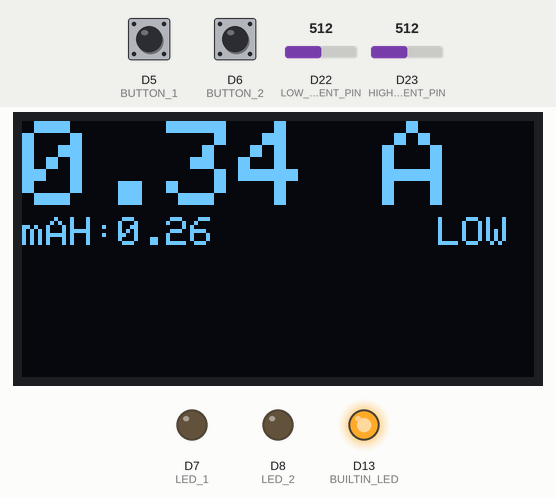
A sketch run on a simulated Arduino Zero (SAMD21). Parts: 128×64 one-colour display, output pins drawn as LEDs (lit = HIGH). Dashed ring = blinking. The test bench sets the inputs (shaded band); at power-on: D5 (BUTTON_1) HIGH, D6 (BUTTON_2) HIGH, D22 (LOW_CURRENT_PIN) = 512, D23 (HIGH_CURRENT_PIN) = 512 (analog values on the 0–1023 scale). Storage starts empty; what the sketch prints to the serial monitor is not drawn.

Above: at 2.8 s.
2.9 s: D5 (BUTTON_1) pulled LOW for 3.2 s
At 3.2 s:
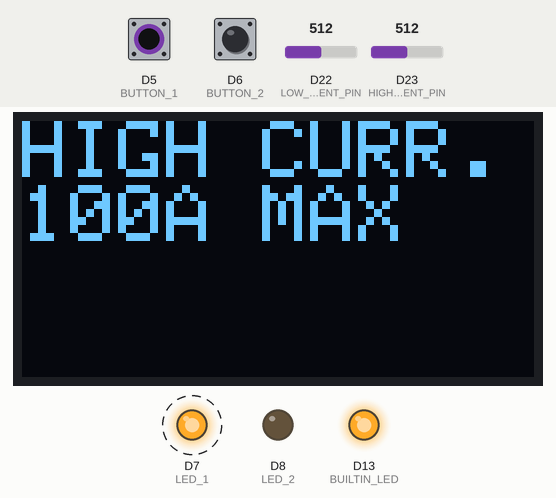
6.7 s: D6 (BUTTON_2) pulled LOW for 3.2 s
At 8.6 s:
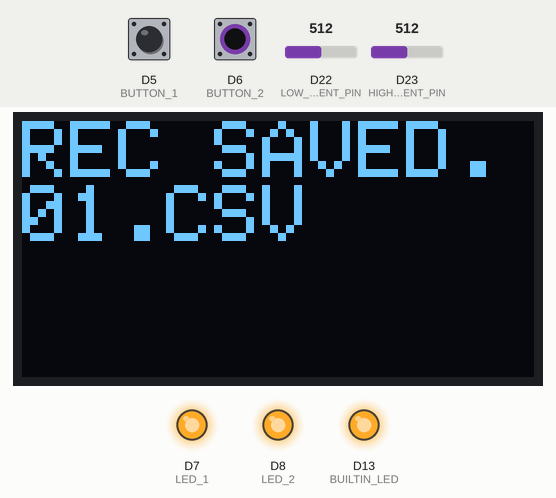
10.5 s: D6 (BUTTON_2) pulled LOW for 1 s
At 11.4 s:
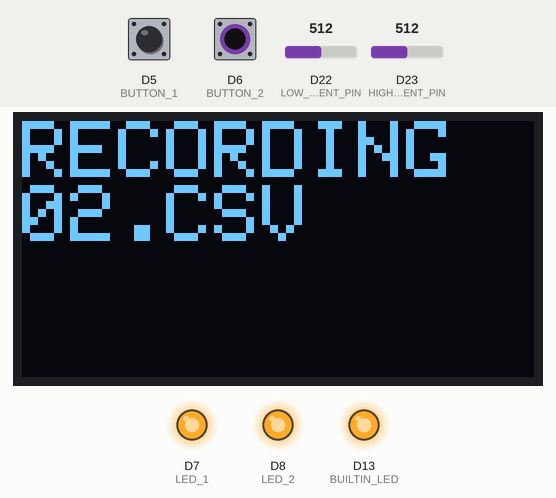
12.1 s: D5 (BUTTON_1) pulled LOW for 0.15 s
At 12.6 s:
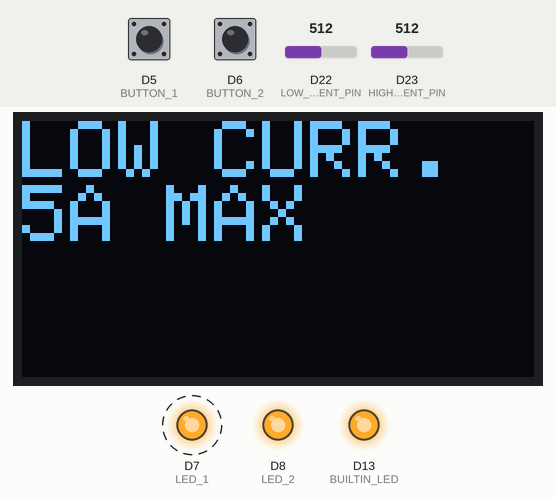
12.8 s: D5 (BUTTON_1) pulled LOW for 1 s
At 14.36 s:
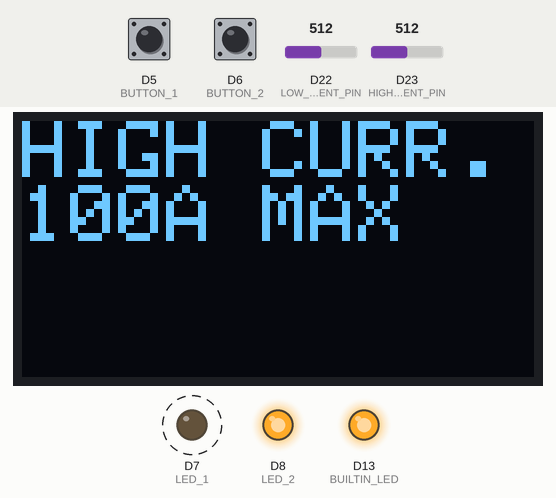
14.4 s: D5 (BUTTON_1) pulled LOW for 0.15 s
At 15.65 s:
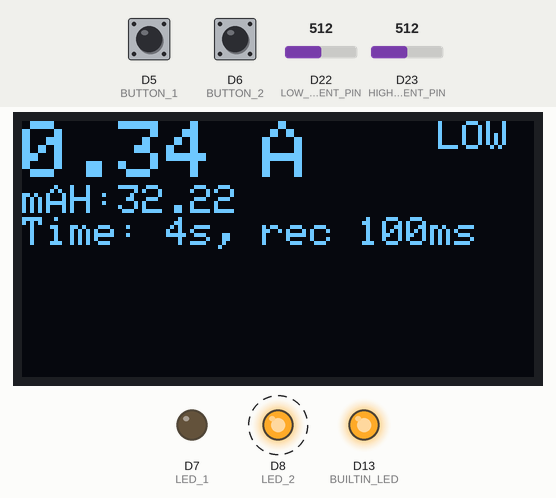
Timing chart, 0 to 16.1 s (numbered marks = the images above; inputs shaded):
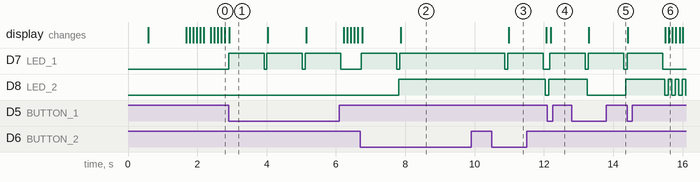

Measured:
- after the input at 2.9 s, D7 (LED_1): alternates HIGH for 1.0 s and LOW for 0.08 s, starting at once; the display: changes at once (image 1)
- after the input at 6.7 s, D7 (LED_1): LOW → HIGH at once, → LOW 1.0 s later, → HIGH 0.08 s later; D8 (LED_2): LOW → HIGH after 1.1 s; the display: first changes after 0.06 s (image 2 shows a later state)
- after the input at 10.5 s, D8 (LED_2): HIGH → LOW after 1.5 s; the display: changes after 0.48 s (image 3)
- after the input at 12.1 s, D7 (LED_1): LOW → HIGH after 0.07 s; D8 (LED_2): goes on until 12.1 s, then stays HIGH; the display: changes after 0.09 s (image 4)
- after the input at 12.8 s, the display: changes after 0.50 s (image 5)
- after the input at 14.4 s, D7 (LED_1): LOW → HIGH at once, → LOW 1.0 s later; the display: first changes at once (image 6 shows a later state)
- what the display in image 1 shows lasts 1.1 s, from 2.9 s to 4.0 s

The sketch:

ecocar_current_logger.ino
```cpp
/*********************************************************************
CURRENT LOGGER BOARD
Designed fall semester 2018 by Luke Robinson


*********************************************************************/
//oled libraries and defines
#include <SPI.h>
#include <Wire.h>
#include <Adafruit_GFX.h>
#include <Adafruit_SSD1306.h>
#define OLED_RESET 20
Adafruit_SSD1306 display(OLED_RESET);

//sd defines
#include <SD.h>
#include <SPI.h>
File sdlog;
const int chipSelect = BUILTIN_SDCARD;
char filename[12];
int file_number = 0;


//additional i/o
#define BUILTIN_LED 13
#define LED_1 7
#define LED_2 8
#define BUTTON_1 5
#define BUTTON_2 6
#define LOW_CURRENT_PIN A8
#define HIGH_CURRENT_PIN A9

//analog reading parameters
#define SAMPLE_ITERATIONS 50 //keep this below 100 to avoid blocking
#define ADC_RESOLUTION 16 //16 bits is needed for the below calibration parameters
#define LOW_CURRENT_CAL .000420011 - 13.42192794
#define HIGH_CURRENT_CAL 0.001991111 - 15.59586005
#define UPDATE_INTERVAL 100 //in ms
int current_sensor_pin = LOW_CURRENT_PIN;
boolean recording = false;
unsigned long last_reading = 0;
unsigned long last_amp_hour_calc = 0;
int sample_number = 0;
unsigned long sample_start_time = 0;
float  amp_hours = 0;


void setup()   {
  //serial for debugging
  Serial.begin(115200);

  //io config
  pinMode(BUILTIN_LED, OUTPUT);
  pinMode(LED_1, OUTPUT);
  pinMode(LED_2, OUTPUT);
  pinMode(BUTTON_1, INPUT_PULLUP);
  pinMode(BUTTON_2, INPUT_PULLUP);
  analogReadResolution(ADC_RESOLUTION);
  digitalWrite(BUILTIN_LED, HIGH);   // turn the LED on (HIGH is the voltage level)


  //initialize the OLED and display a message
  display.begin(SSD1306_SWITCHCAPVCC, 0x3C);
  display.clearDisplay();
  display.setTextSize(2);
  display.setTextColor(WHITE);
  display.setCursor(0, 0);
  display.println("CURRENT");
  display.setCursor(0, 16);
  display.println("LOGGER");
  display.display();
  delay(500);
  display.clearDisplay();
  display.setCursor(0, 0);
  display.println("LOW CURR.");
  display.setCursor(0, 16);
  display.println("5A MAX");
  display.display();
  delay(1000);
  display.clearDisplay();


  //if button 1 is low on startup, enter calibration procedure
  if (digitalRead(BUTTON_1) == LOW) {
    display.setTextSize(2);

    while (true) {
      display.clearDisplay();
      display.setCursor(0, 0);
      display.println(analogRead(LOW_CURRENT_PIN));
      display.setCursor(0, 16);
      display.println(analogRead(HIGH_CURRENT_PIN));
      display.display();
      delay(1000);
    }


  }


  //sd card config
  if (!SD.begin(chipSelect)) {
    display.setCursor(0, 0);
    display.println("SD FAILED");
    display.setCursor(0, 16);
    //display.setTextSize(2);
    display.println("reinsert the card or reformat");
    delay(400);
  }

  //find the next file to write to
  sprintf(filename, "%02d.CSV", file_number);
  do {
    file_number++;
    sprintf(filename, "%02d.CSV", file_number);
  } while (SD.exists(filename));


  //check if the sd card is inserted

}


void loop() {


  //button one switches current sensors
  if (digitalRead(BUTTON_1) == LOW) {
    digitalWrite(LED_1, HIGH);

    display.clearDisplay();
    if (current_sensor_pin == LOW_CURRENT_PIN) {
      current_sensor_pin = HIGH_CURRENT_PIN;
      display.setCursor(0, 0);
      display.setTextSize(2);
      display.println("HIGH CURR.");
      display.setCursor(0, 16);
      display.println("100A MAX");
      display.display();
    }
    else {
      current_sensor_pin = LOW_CURRENT_PIN;
      display.setCursor(0, 0);
      display.setTextSize(2);
      display.println("LOW CURR.");
      display.setCursor(0, 16);
      display.println("5A MAX");
      display.display();
    }

    delay(1000);
    digitalWrite(LED_1, LOW);

  }

  //button two toggles recording
  if (digitalRead(BUTTON_2) == LOW) {
    digitalWrite(LED_1, HIGH);
    display.clearDisplay();

    if (recording == true) {
      recording = false;
      display.setCursor(0, 0);
      display.setTextSize(2);

      display.println("REC SAVED.");
      display.setCursor(0, 16);
      display.println(filename);
      display.display();

      //close the file
      sdlog.close();
      //update filenumbers and names
      file_number++;
      sprintf(filename, "%02d.CSV", file_number);
      delay(2000);

    }
    else {
      recording = true;

      display.setCursor(0, 0);
      display.setTextSize(2);
      display.println("RECORDING");
      display.setCursor(0, 16);
      display.println(filename);
      display.display();
      sdlog = SD.open(filename, FILE_WRITE);
      sample_number = 0;
      amp_hours = 0;
      sample_start_time = millis();
    }
    delay(1000);
    digitalWrite(LED_1, LOW);
    amp_hours = 0;
  }


  //read the current sensor if we need to update
  if (last_reading < millis() - UPDATE_INTERVAL) {
    last_reading = millis();

    float amps = 0;
    float adc_sum = 0;
    for (int i = 0; i < SAMPLE_ITERATIONS; i++) {
      adc_sum = adc_sum + analogRead(current_sensor_pin);
      delay(1);
    }
    float adc_reading = adc_sum / SAMPLE_ITERATIONS;

    // Serial.println(adc);

    //try using the coefficents for a linear eq from excell
    if (current_sensor_pin == LOW_CURRENT_PIN) amps = adc_reading * LOW_CURRENT_CAL;
    if (current_sensor_pin == HIGH_CURRENT_PIN) amps = adc_reading * HIGH_CURRENT_CAL;


    if (amps < 0 && amps > -.02) amps = 0;


    //calculate amp hours
    float time_segment = (millis() - last_amp_hour_calc);
    last_amp_hour_calc = millis();
    time_segment = time_segment / 3600.0;

    Serial.print("time segment:");
    Serial.println(time_segment);
    amp_hours += time_segment * abs(amps);
    Serial.print("mAH:");
    Serial.println(amp_hours);


    /* ALTERNATE CODE FOR CONVERTING NOT USING
        LINEAR CALIBRATION SCALE

          float voltage = 3.322 * adc / 65535.0 ;
          voltage = voltage - 1.61;
          Serial.print("VOLTS:");
          Serial.println(voltage, 4);
          float amps = voltage / .185;
    */


    Serial.print("AMPS:");
    Serial.println(amps, 4);
    Serial.println();


    //save the data if recording
    if (recording) {
      //log to file
      //save timestamp in ms
      sdlog.print((millis() - sample_start_time));
      sdlog.print(", ");
      sdlog.println(amps);
      sample_number++;

      //display
      display.clearDisplay();
      display.setCursor(0, 0);
      display.setTextSize(2);
      display.print(amps);
      display.println(" A");
      display.setTextSize(1);

      display.setCursor(0, 16);
      display.print("mAH:");
      display.print(amp_hours);
      display.setCursor(104, 0);
      if (current_sensor_pin == LOW_CURRENT_PIN) display.println("LOW");
      if (current_sensor_pin == HIGH_CURRENT_PIN) display.println("HIGH");
      display.setCursor(0, 24);
      display.print("Time: ");
      display.print((millis() - sample_start_time) / 1000);
      display.print("s, rec ");
      display.print(UPDATE_INTERVAL);
      display.println("ms");


      //flash led2 indicating recording
      digitalWrite(LED_2, !digitalRead(LED_2));


    }
    else {
      display.clearDisplay();
      display.setCursor(0, 0);
      display.setTextSize(3);
      display.print(amps);
      display.println(" A");
      display.setCursor(0, 24);
      display.setTextSize(1);
      display.print("mAH:");
      display.print(amp_hours);
      display.setCursor(104, 24);

      if (current_sensor_pin == LOW_CURRENT_PIN) display.print("LOW");
      if (current_sensor_pin == HIGH_CURRENT_PIN) display.print("HIGH");

    }
    display.display();

  }
}
```
